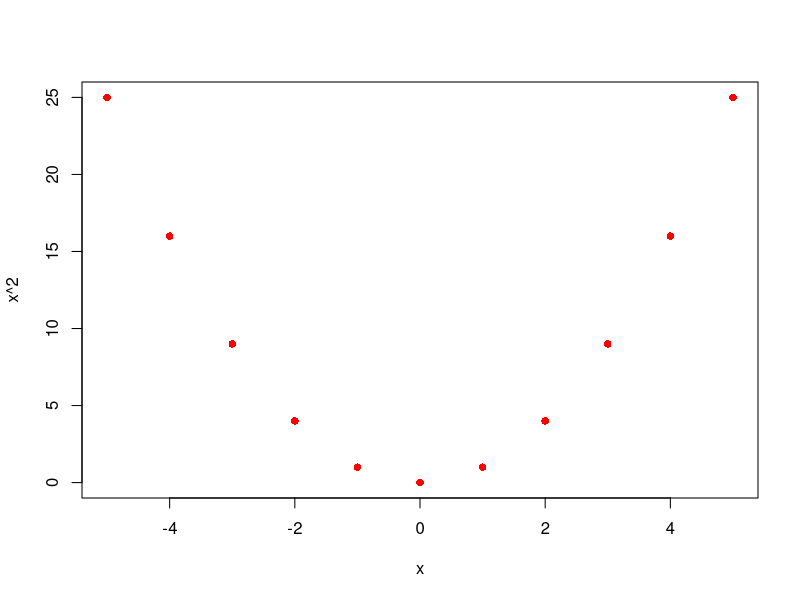

Reproduce this figure in R.
## ---- chunk 1
x <- y <- 200
z <- 30 # defined in global environment
f <- function() { # f's env enclosed by global
  x <- 100 # defined in f's environment
  y <- 20
  g <- function() { #g's env enclosed by f's
    x <- 10 # defined in g's environment
    c(x,y,z)
  }
  g()
}
f()
## ---- chunk 2
x <- 100
f <- function(){
  print(environment())
  x <- x+1
  x
}
f()
f()
## ---- chunk 3
y <- 100
f <- function(x) {
  x + y
}
f(1)
y <- 200
f(1)
## ---- chunk 4
f<-function(xx,yy) {
  xx
}
f(1) # no value for yy, but OK since yy not used
try(f(yy=1)) # xx is needed
## ---- chunk 5
myplot <- function(x,...) {
  plot(x,x^2,...) # pass any args not named x to plot
}
myplot((-5:5),col="red",pch=16)
## ---- chunk 6
ff <- function(x) { x }
ff(1)
ff_invis <- function(x) { invisible(x) }
ff_invis(1) # but x <- ff_invis(1) same as x <- ff(1)
## ---- chunk 7
centre <- function(x,method) {
  switch(method,mean=mean(x),median=median(x),
         stop("method ",method," not implemented"))
}
try(centre(1:10,"mymean"))
## ---- chunk 8
centre <- function(x,method) {
  switch(method,mean=mean(x),median=median(x),
         {warning("\nmethod ",method,
                  " not implemented, using mean\n"); 
           mean(x)})
}
centre(1:10,"mymean")
## ---- chunk 9
centre <- function(x,method) {
  switch(method,mean=mean(x),median=median(x),
         {message("\nmethod ",method,
                  " not implemented, using mean\n"); 
           mean(x)})
}
centre(1:10,"mymean")
## ---- chunk 10
rplot <- function(y,x){
  opar <- par(mfrow=c(2,2))
  on.exit(par(opar),add=TRUE) # add=TRUE not nec. in this ex.
  plot(lm(y~x)) #could throw an error
}
y <- rnorm(100); x <- rnorm(10) # different length
try(rplot(y,x)) # Fails, but re-sets par mfrow
## ---- chunk 11
`%-%` <- function(set1,set2){
  setdiff(set1,set2)
}
s1 <- 1:10; s2 <- 4:6
s1 %-% s2 # same as `%-%`(s1,s2)
## ---- chunk 12
x <- c(a=1,b=2)
names(x)
names(x) <- c("aa","bb")
x
x <- `names<-`(x,c("aaa","bbb"))
x
## ---- chunk 13
`st360names<-` <- function(x,value){
  names(x) <- paste0(value,"360",names(x))
  x
}
st360names(x) <- c("a","b")
x
## ---- chunk 14
dd <- data.frame(x=1:2,y=3:4)
`[[`(dd,1) # compare to dd[[1]]
dd <- `[[<-`(dd,1,value=5:6) #cf dd[[1]] <- 5:6
dd
## ---- chunk 15
sapply(dd,`[[<-`,2,value=10)
